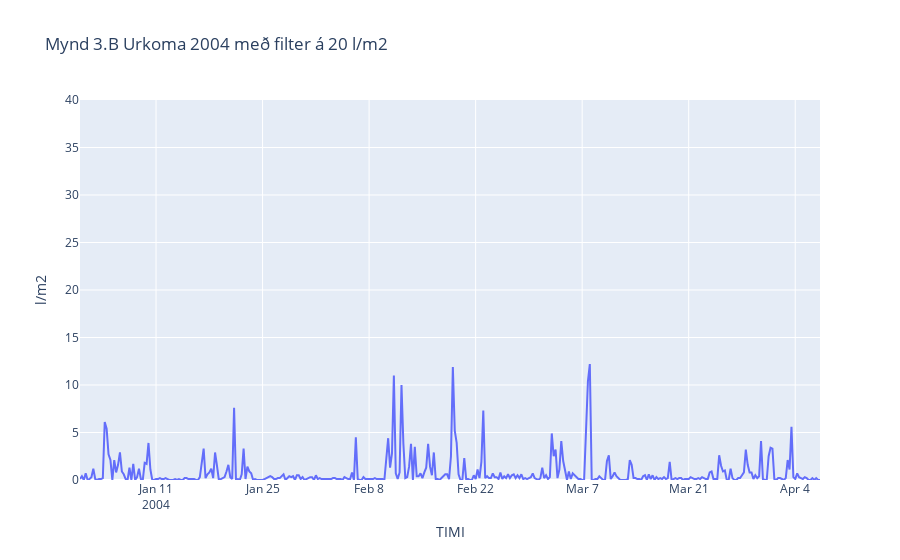

The notebook cell saved with this chart:
### Code cell
from math import cos

#loada fylgigögn ( Pandas, Matplot og Numpy)

import matplotlib.pyplot as plt
import matplotlib.dates as mdates
import pandas as pd
import plotly.express as px
import numpy as np

# importing the datetime package  
import datetime  
def keep(x):
    if x==0:
        return True
    if (x-1) % 36 ==0:
        return True

dd = pd.read_csv (r'C:\Users\Ólafur\Downloads\testfinalalpha.csv', skiprows=lambda x: not keep(x))

#dd = pd.read_csv('http://brunnur.vedur.is/pub/arason/svelgur/db2-ath-sj_hragogn_r_2004.txt')

dd['TIMI'] = dd['TIMI'].str.replace('\.0', '')

n = dd.shape[0]
R_new = np.zeros(n)
dd['l/m2'] = R_new
#print(dd)
#n = 30
#dd = dd.head(n)

magn_taemt = 0
filt = 200
new_value = 0
for i in range(1,n-1):
    #print("Current {} -- Last_R {} -- Next_R {} ".format( current_R,last_R,next_r))
    last_R = dd.iloc[i-1]['R']
    current_R = dd.iloc[i]['R']
    next_r = dd.iloc[i+1]['R']


    dd.at[i,'R'] = current_R + magn_taemt

    if(abs(current_R + magn_taemt - last_R)>filt):
        dd.at[i-1,'l/m2'] = abs(last_R + magn_taemt - last_R)
    else:
        dd.at[i-1,'l/m2'] = abs(current_R + magn_taemt - last_R)



dd.at[n-1, 'R'] = dd.iloc[n-1]['R'] + magn_taemt
print(dd)
#print(dd['TIMI'])
#plot = px.line(dd, x = 'TIMI', y = 'R', title='Urkoma 2004')
dd['total'] = dd['l/m2'].sum()     
print(dd)  
plot = px.line(dd, x = 'TIMI', y = 'l/m2' , title='Mynd 3.A Urkoma 2004 án filter')
plot.update_yaxes(range=[0, 40])
plot.show()

### Figure 1 — Plotly figure (JSON) as saved in the notebook; plotly's stock layout.template omitted (floating-point values rounded to 4 significant figures; data arrays with more than 128 entries replaced by an {"elided": "..."} marker saying what was removed)
{"data": [{"hovertemplate": "TIMI=%{x}<br>l/m2=%{y}<extra></extra>", "legendgroup": "", "line": {"color": "#636efa", "dash": "solid"}, "marker": {"symbol": "circle"}, "mode": "lines", "name": "", "orientation": "v", "showlegend": false, "type": "scatter", "x": {"elided": "390 str values"}, "xaxis": "x", "y": {"elided": "390 float values"}, "yaxis": "y"}], "layout": {"legend": {"tracegroupgap": 0}, "title": {"text": "Mynd 3.B Urkoma 2004 með filter á 20 l/m2"}, "xaxis": {"anchor": "y", "domain": [0, 1], "title": {"text": "TIMI"}}, "yaxis": {"anchor": "x", "domain": [0, 1], "range": [0, 40], "title": {"text": "l/m2"}}}}
